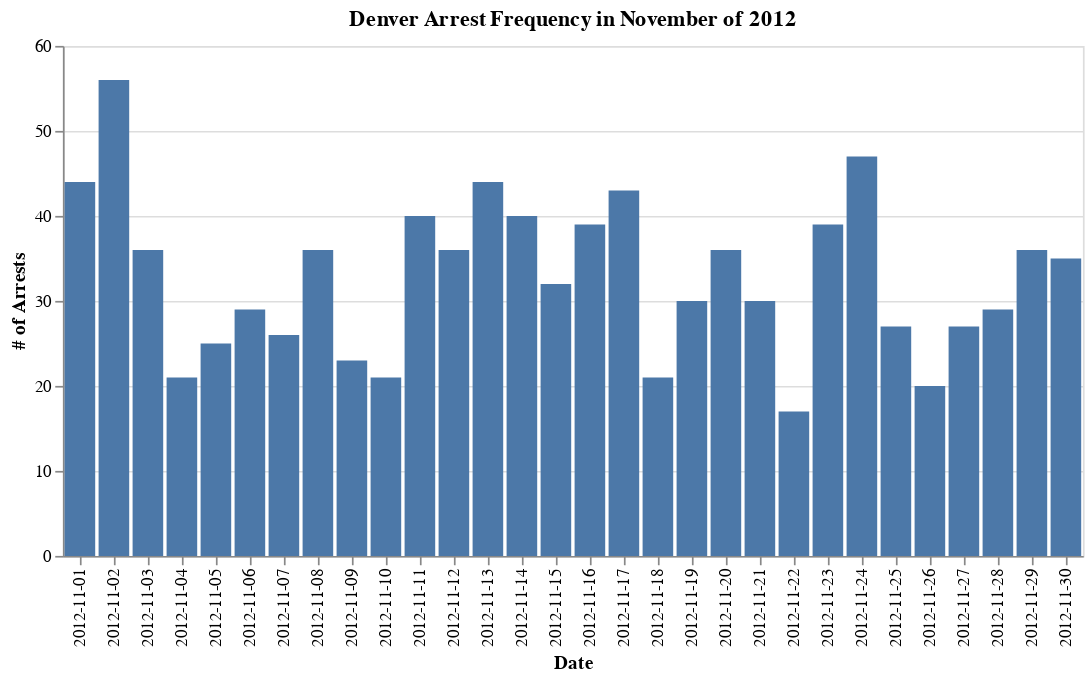

Notebook cell for this chart:
### Markdown cell above
## Data Visualization

### Code cell
alt.Chart(merged_daily_arrests_df).mark_bar().encode(y='# of Arrests', x='Date').properties(title='Denver Arrest Frequency in November of 2012')

### Figure 1 — Vega-Lite specification as saved in the notebook (floating-point values rounded to 4 significant figures)
{"config": {"view": {"continuousWidth": 400, "continuousHeight": 300}}, "data": {"name": "data-78aaee666708f6955678d419d3016b66"}, "mark": "bar", "encoding": {"x": {"type": "nominal", "field": "Date"}, "y": {"type": "quantitative", "field": "# of Arrests"}}, "title": "Denver Arrest Frequency in November of 2012", "$schema": "https://vega.github.io/schema/vega-lite/v4.8.1.json", "datasets": {"data-78aaee666708f6955678d419d3016b66": [{"Date": "2012-11-01", "# of Arrests": 44}, {"Date": "2012-11-02", "# of Arrests": 56}, {"Date": "2012-11-03", "# of Arrests": 36}, {"Date": "2012-11-04", "# of Arrests": 21}, {"Date": "2012-11-05", "# of Arrests": 25}, {"Date": "2012-11-06", "# of Arrests": 29}, {"Date": "2012-11-07", "# of Arrests": 26}, {"Date": "2012-11-08", "# of Arrests": 36}, {"Date": "2012-11-09", "# of Arrests": 23}, {"Date": "2012-11-10", "# of Arrests": 21}, {"Date": "2012-11-11", "# of Arrests": 40}, {"Date": "2012-11-12", "# of Arrests": 36}, {"Date": "2012-11-13", "# of Arrests": 44}, {"Date": "2012-11-14", "# of Arrests": 40}, {"Date": "2012-11-15", "# of Arrests": 32}, {"Date": "2012-11-16", "# of Arrests": 39}, {"Date": "2012-11-17", "# of Arrests": 43}, {"Date": "2012-11-18", "# of Arrests": 21}, {"Date": "2012-11-19", "# of Arrests": 30}, {"Date": "2012-11-20", "# of Arrests": 36}, {"Date": "2012-11-21", "# of Arrests": 30}, {"Date": "2012-11-22", "# of Arrests": 17}, {"Date": "2012-11-23", "# of Arrests": 39}, {"Date": "2012-11-24", "# of Arrests": 47}, {"Date": "2012-11-25", "# of Arrests": 27}, {"Date": "2012-11-26", "# of Arrests": 20}, {"Date": "2012-11-27", "# of Arrests": 27}, {"Date": "2012-11-28", "# of Arrests": 29}, {"Date": "2012-11-29", "# of Arrests": 36}, {"Date": "2012-11-30", "# of Arrests": 35}]}}
